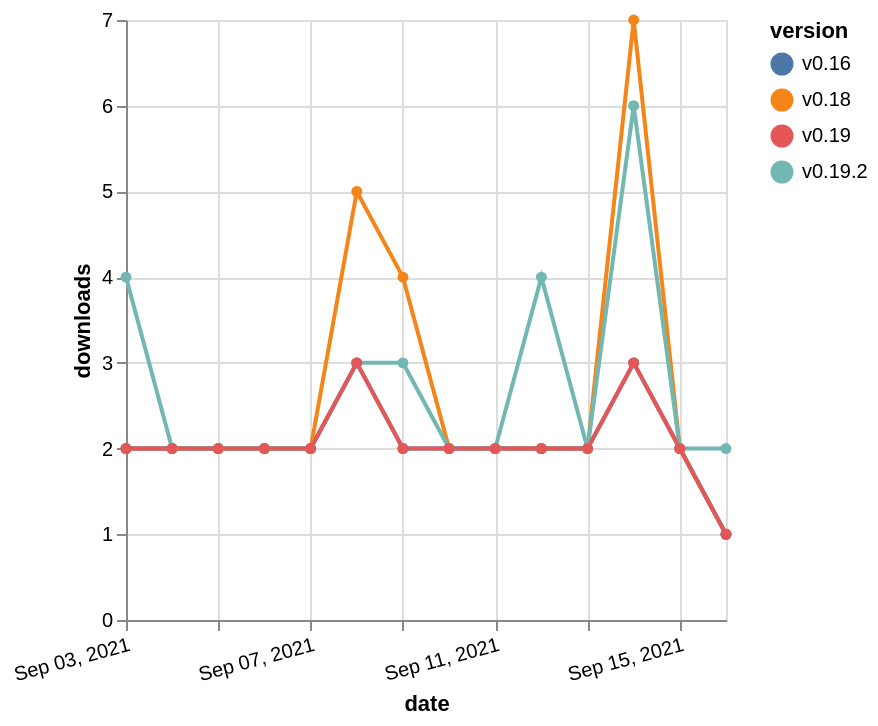

The Vega-Lite source for this figure:
### Vega-Lite specification from a JSON file in a GitHub repository (floating-point values rounded to 4 significant figures)
{"$schema": "https://vega.github.io/schema/vega-lite/v5.json", "description": "A simple bar chart with embedded data.", "data": {"values": [{"date": "2021-09-03", "total": 2837, "delta": 2, "version": "v0.18"}, {"date": "2021-09-04", "total": 2839, "delta": 2, "version": "v0.18"}, {"date": "2021-09-05", "total": 2841, "delta": 2, "version": "v0.18"}, {"date": "2021-09-06", "total": 2843, "delta": 2, "version": "v0.18"}, {"date": "2021-09-07", "total": 2845, "delta": 2, "version": "v0.18"}, {"date": "2021-09-08", "total": 2850, "delta": 5, "version": "v0.18"}, {"date": "2021-09-09", "total": 2854, "delta": 4, "version": "v0.18"}, {"date": "2021-09-10", "total": 2856, "delta": 2, "version": "v0.18"}, {"date": "2021-09-11", "total": 2858, "delta": 2, "version": "v0.18"}, {"date": "2021-09-12", "total": 2860, "delta": 2, "version": "v0.18"}, {"date": "2021-09-13", "total": 2862, "delta": 2, "version": "v0.18"}, {"date": "2021-09-14", "total": 2869, "delta": 7, "version": "v0.18"}, {"date": "2021-09-15", "total": 2871, "delta": 2, "version": "v0.18"}, {"date": "2021-09-16", "total": 2872, "delta": 1, "version": "v0.18"}, {"date": "2021-09-03", "total": 2582, "delta": 2, "version": "v0.16"}, {"date": "2021-09-04", "total": 2584, "delta": 2, "version": "v0.16"}, {"date": "2021-09-05", "total": 2586, "delta": 2, "version": "v0.16"}, {"date": "2021-09-06", "total": 2588, "delta": 2, "version": "v0.16"}, {"date": "2021-09-07", "total": 2590, "delta": 2, "version": "v0.16"}, {"date": "2021-09-08", "total": 2593, "delta": 3, "version": "v0.16"}, {"date": "2021-09-09", "total": 2595, "delta": 2, "version": "v0.16"}, {"date": "2021-09-10", "total": 2597, "delta": 2, "version": "v0.16"}, {"date": "2021-09-11", "total": 2599, "delta": 2, "version": "v0.16"}, {"date": "2021-09-12", "total": 2601, "delta": 2, "version": "v0.16"}, {"date": "2021-09-13", "total": 2603, "delta": 2, "version": "v0.16"}, {"date": "2021-09-14", "total": 2606, "delta": 3, "version": "v0.16"}, {"date": "2021-09-15", "total": 2608, "delta": 2, "version": "v0.16"}, {"date": "2021-09-16", "total": 2609, "delta": 1, "version": "v0.16"}, {"date": "2021-09-03", "total": 2233, "delta": 4, "version": "v0.19.2"}, {"date": "2021-09-04", "total": 2235, "delta": 2, "version": "v0.19.2"}, {"date": "2021-09-05", "total": 2237, "delta": 2, "version": "v0.19.2"}, {"date": "2021-09-06", "total": 2239, "delta": 2, "version": "v0.19.2"}, {"date": "2021-09-07", "total": 2241, "delta": 2, "version": "v0.19.2"}, {"date": "2021-09-08", "total": 2244, "delta": 3, "version": "v0.19.2"}, {"date": "2021-09-09", "total": 2247, "delta": 3, "version": "v0.19.2"}, {"date": "2021-09-10", "total": 2249, "delta": 2, "version": "v0.19.2"}, {"date": "2021-09-11", "total": 2251, "delta": 2, "version": "v0.19.2"}, {"date": "2021-09-12", "total": 2255, "delta": 4, "version": "v0.19.2"}, {"date": "2021-09-13", "total": 2257, "delta": 2, "version": "v0.19.2"}, {"date": "2021-09-14", "total": 2263, "delta": 6, "version": "v0.19.2"}, {"date": "2021-09-15", "total": 2265, "delta": 2, "version": "v0.19.2"}, {"date": "2021-09-16", "total": 2267, "delta": 2, "version": "v0.19.2"}, {"date": "2021-09-03", "total": 2295, "delta": 2, "version": "v0.19"}, {"date": "2021-09-04", "total": 2297, "delta": 2, "version": "v0.19"}, {"date": "2021-09-05", "total": 2299, "delta": 2, "version": "v0.19"}, {"date": "2021-09-06", "total": 2301, "delta": 2, "version": "v0.19"}, {"date": "2021-09-07", "total": 2303, "delta": 2, "version": "v0.19"}, {"date": "2021-09-08", "total": 2306, "delta": 3, "version": "v0.19"}, {"date": "2021-09-09", "total": 2308, "delta": 2, "version": "v0.19"}, {"date": "2021-09-10", "total": 2310, "delta": 2, "version": "v0.19"}, {"date": "2021-09-11", "total": 2312, "delta": 2, "version": "v0.19"}, {"date": "2021-09-12", "total": 2314, "delta": 2, "version": "v0.19"}, {"date": "2021-09-13", "total": 2316, "delta": 2, "version": "v0.19"}, {"date": "2021-09-14", "total": 2319, "delta": 3, "version": "v0.19"}, {"date": "2021-09-15", "total": 2321, "delta": 2, "version": "v0.19"}, {"date": "2021-09-16", "total": 2322, "delta": 1, "version": "v0.19"}]}, "width": "container", "mark": {"type": "line", "point": {"filled": true}}, "encoding": {"x": {"field": "date", "type": "temporal", "timeUnit": "yearmonthdate", "title": "date", "axis": {"labelAngle": -15}}, "y": {"field": "delta", "type": "quantitative", "title": "downloads"}, "color": {"field": "version", "type": "nominal"}, "tooltip": {"field": "delta"}}}
